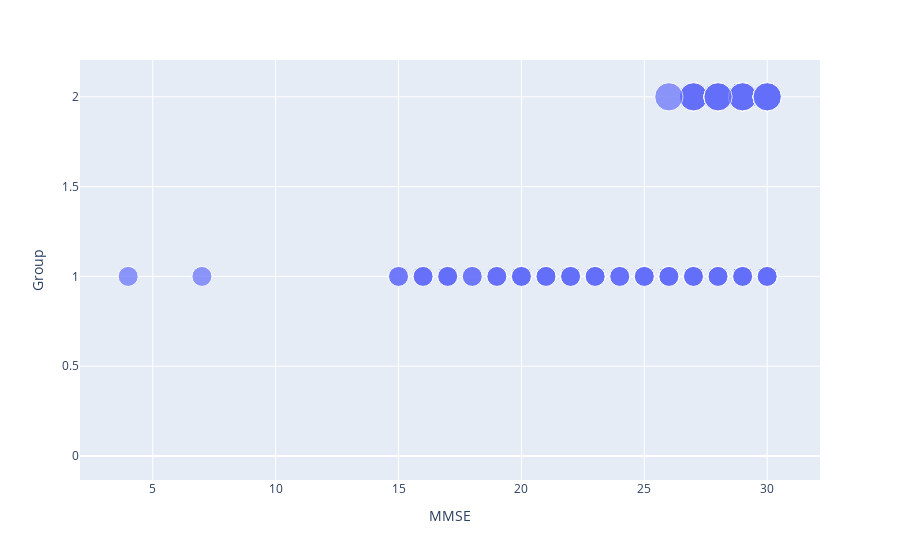

Here is the notebook cell this chart was saved with:
### Markdown cell above
We can see from the graph that patients with CDR value 0 or 0.5 are of group 2 (Non demented). few people with CDR 0.5 have dementia(group 1). And people with CDR value 1 and 2 belong to group 1 (having dementia)

### Code cell
import plotly.express as px
  
fig = px.scatter(df, x="MMSE", y="Group",
                 size='Group', 
                 )
  
fig.show()

### Figure 1 — Plotly figure (JSON) as saved in the notebook; plotly's stock layout.template omitted (floating-point values rounded to 4 significant figures; data arrays with more than 128 entries replaced by an {"elided": "..."} marker saying what was removed)
{"data": [{"hovertemplate": "MMSE=%{x}<br>Group=%{marker.size}<extra></extra>", "legendgroup": "", "marker": {"color": "#636efa", "size": {"elided": "371 int values"}, "sizemode": "area", "sizeref": 0.005, "symbol": "circle"}, "mode": "markers", "name": "", "orientation": "v", "showlegend": false, "type": "scatter", "x": {"elided": "371 int values"}, "xaxis": "x", "y": {"elided": "371 int values"}, "yaxis": "y"}], "layout": {"legend": {"itemsizing": "constant", "tracegroupgap": 0}, "margin": {"t": 60}, "xaxis": {"anchor": "y", "domain": [0, 1], "title": {"text": "MMSE"}}, "yaxis": {"anchor": "x", "domain": [0, 1], "title": {"text": "Group"}}}}
